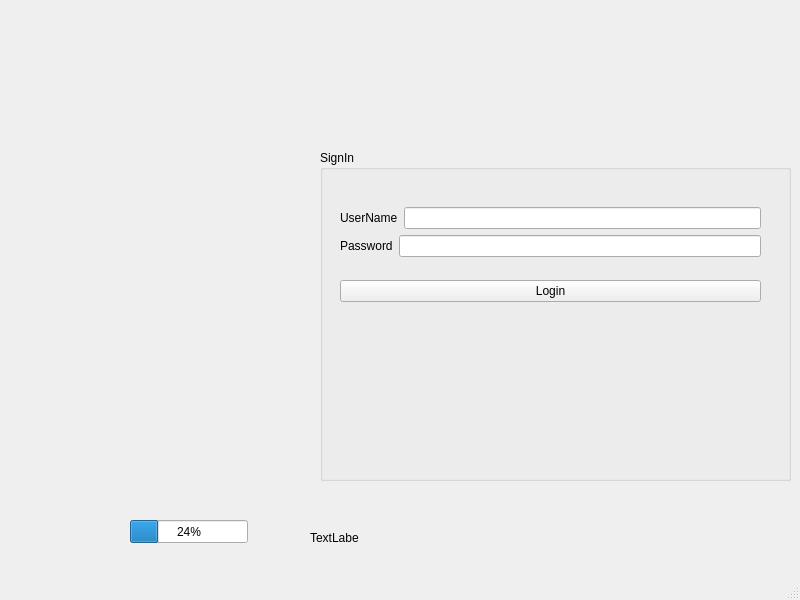
<?xml version="1.0" encoding="UTF-8"?>
<ui version="4.0">
 <class>MainWindow</class>
 <widget class="QMainWindow" name="MainWindow">
  <property name="geometry">
   <rect>
    <x>0</x>
    <y>0</y>
    <width>800</width>
    <height>600</height>
   </rect>
  </property>
  <property name="windowTitle">
   <string>MainWindow</string>
  </property>
  <widget class="QWidget" name="centralwidget">
   <widget class="QGroupBox" name="groupBox">
    <property name="geometry">
     <rect>
      <x>320</x>
      <y>150</y>
      <width>471</width>
      <height>331</height>
     </rect>
    </property>
    <property name="title">
     <string>SignIn</string>
    </property>
    <widget class="QWidget" name="">
     <property name="geometry">
      <rect>
       <x>20</x>
       <y>40</y>
       <width>421</width>
       <height>131</height>
      </rect>
     </property>
     <layout class="QVBoxLayout" name="verticalLayout_2">
      <item>
       <layout class="QVBoxLayout" name="verticalLayout">
        <item>
         <layout class="QHBoxLayout" name="horizontalLayout">
          <item>
           <widget class="QLabel" name="label">
            <property name="text">
             <string>UserName</string>
            </property>
            <property name="buddy">
             <cstring>lineEdit</cstring>
            </property>
           </widget>
          </item>
          <item>
           <widget class="QLineEdit" name="lineEdit"/>
          </item>
         </layout>
        </item>
        <item>
         <layout class="QHBoxLayout" name="horizontalLayout_2">
          <item>
           <widget class="QLabel" name="label_2">
            <property name="text">
             <string>Password</string>
            </property>
            <property name="buddy">
             <cstring>lineEdit_2</cstring>
            </property>
           </widget>
          </item>
          <item>
           <widget class="QLineEdit" name="lineEdit_2">
            <property name="echoMode">
             <enum>QLineEdit::Password</enum>
            </property>
           </widget>
          </item>
         </layout>
        </item>
       </layout>
      </item>
      <item>
       <widget class="QPushButton" name="pushButton">
        <property name="text">
         <string>Login</string>
        </property>
       </widget>
      </item>
     </layout>
    </widget>
   </widget>
   <widget class="QLabel" name="label_pic">
    <property name="geometry">
     <rect>
      <x>20</x>
      <y>160</y>
      <width>281</width>
      <height>321</height>
     </rect>
    </property>
    <property name="text">
     <string/>
    </property>
   </widget>
   <widget class="QLabel" name="label_3">
    <property name="geometry">
     <rect>
      <x>310</x>
      <y>530</y>
      <width>49</width>
      <height>16</height>
     </rect>
    </property>
    <property name="text">
     <string>TextLabel</string>
    </property>
   </widget>
   <widget class="QProgressBar" name="progressBar">
    <property name="geometry">
     <rect>
      <x>130</x>
      <y>520</y>
      <width>118</width>
      <height>23</height>
     </rect>
    </property>
    <property name="value">
     <number>24</number>
    </property>
   </widget>
  </widget>
  <widget class="QMenuBar" name="menubar">
   <property name="geometry">
    <rect>
     <x>0</x>
     <y>0</y>
     <width>800</width>
     <height>21</height>
    </rect>
   </property>
  </widget>
  <widget class="QStatusBar" name="statusbar"/>
 </widget>
 <resources/>
 <connections/>
</ui>
